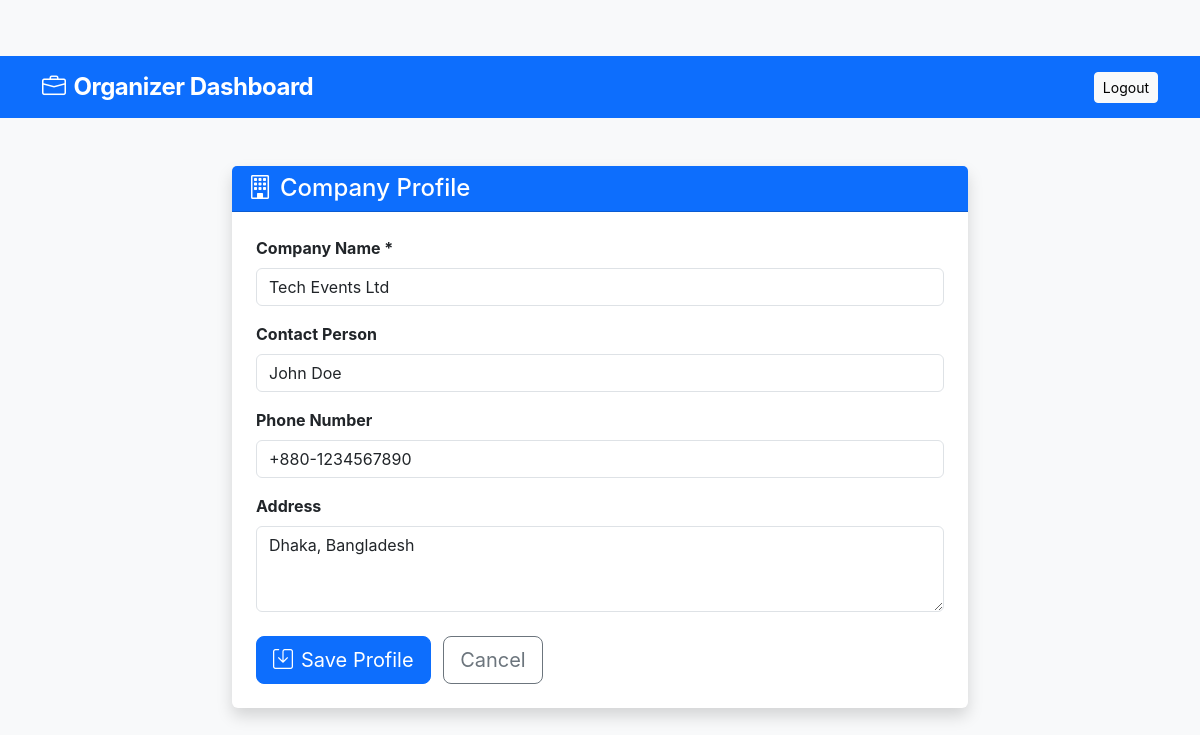
Screenshot of /organizer/profile.php (signed in) with the database file from the repository.
### tables this page shows
CREATE TABLE IF NOT EXISTS organizer_profiles (
    id INT AUTO_INCREMENT PRIMARY KEY,
    user_id INT NOT NULL,
    company_name VARCHAR(255) NOT NULL,
    contact_person VARCHAR(255),
    phone VARCHAR(20),
    address TEXT,
    created_at TIMESTAMP DEFAULT CURRENT_TIMESTAMP,
    FOREIGN KEY (user_id) REFERENCES users(id) ON DELETE CASCADE,
    INDEX idx_user_id (user_id)
);

### organizer/profile.php (the view, shortened to what this page needs)
<?php
require_once '../config/database.php';
$user_id = get_user_id();
$is_first_time = isset($_GET['first_time']);
$stmt = $conn->prepare("SELECT * FROM organizer_profiles WHERE user_id = ?");
$stmt->execute([$user_id]);
$profile = $stmt->fetch();
?>
<!DOCTYPE html>
<html lang="en">
<head>
    <link href="https://cdn.jsdelivr.net/npm/bootstrap@5.3.0/dist/css/bootstrap.min.css" rel="stylesheet">
    <link rel="stylesheet" href="https://cdn.jsdelivr.net/npm/bootstrap-icons@1.11.0/font/bootstrap-icons.css">
    <link rel="stylesheet" href="../assets/css/style.css">
</head>
<body class="bg-light">
    <nav class="navbar navbar-dark bg-primary">
        <div class="container">
            <span class="navbar-brand"><i class="bi bi-briefcase me-2"></i>Organizer Dashboard</span>
            <a href="../auth/logout.php" class="btn btn-light btn-sm">Logout</a>
        </div>
    </nav>
    <div class="container py-5">
        <div class="row justify-content-center">
            <div class="col-lg-8">
                <div class="card shadow border-0">
                    <div class="card-header bg-primary text-white">
                        <h4 class="mb-0"><i class="bi bi-building me-2"></i>Company Profile</h4>
                    </div>
                    <div class="card-body p-4">
                        <form method="POST">
                            <div class="mb-3">
                                <label class="form-label fw-bold">Company Name *</label>
                                <input type="text" name="company_name" class="form-control" required
                                       value="<?php echo htmlspecialchars($profile['company_name'] ?? ''); ?>">
                            </div>
                            <div class="mb-3">
                                <label class="form-label fw-bold">Contact Person</label>
                                <input type="text" name="contact_person" class="form-control"
                                       value="<?php echo htmlspecialchars($profile['contact_person'] ?? ''); ?>">
                            </div>
                            <div class="mb-3">
                                <label class="form-label fw-bold">Phone Number</label>
                                <input type="text" name="phone" class="form-control"
                                       value="<?php echo htmlspecialchars($profile['phone'] ?? ''); ?>">
                            </div>
                            <div class="mb-4">
                                <label class="form-label fw-bold">Address</label>
                                <textarea name="address" class="form-control" rows="3"
                                          placeholder="Company address"><?php echo htmlspecialchars($profile['address'] ?? ''); ?></textarea>
                            </div>
                            <button type="submit" class="btn btn-primary btn-lg">
                                <i class="bi bi-save me-2"></i>Save Profile
                            </button>
                            <?php if (!$is_first_time): ?>
                                <a href="dashboard.php" class="btn btn-outline-secondary btn-lg ms-2">Cancel</a>
                            <?php endif; ?>
                        </form>
                    </div>
                </div>
            </div>
        </div>
    </div>
</body>
</html>

### assets/css/style.css (style rules this page uses)
* { margin: 0; padding: 0; box-sizing: border-box; }
body { font-family: 'Inter', 'Segoe UI', Tahoma, Geneva, Verdana, sans-serif; overflow-x: hidden; scroll-behavior: smooth; padding-top: 56px; }
.navbar-brand { font-size: 1.5rem; font-weight: 700; letter-spacing: -0.5px; }
@media (min-width: 1200px) { .container { max-width: 1140px; } }
html { scroll-behavior: smooth; }

### rows the page displays
organizer_profiles: company_name "Tech Events Ltd", contact_person "John Doe", phone "+880-1234567890", address "Dhaka, Bangladesh"
